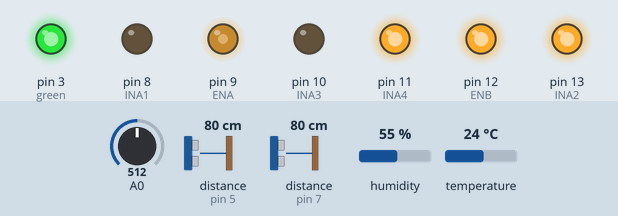
A sketch run on a simulated Arduino Uno, built with avr-gcc and run on an emulated ATmega328P. On the bench: output pins drawn as LEDs (lit = HIGH). Wiring (inferred from the names in the program): 2 × ultrasonic range finder: trigger pin 4, echo pin 5 / trigger pin 6, echo pin 7. Dashed ring = blinking. Inputs (shaded band) come from the test bench; at power-on: distance to the obstacle (sensors on pin 7, pin 5) 80 cm, A0 = 512, humidity 55 %, temperature 24 °C. The echo pulse lasts 58.3 µs per cm; pins used as bus, display or sensor lines are not drawn; what the sketch prints to the serial monitor is not drawn.

Above: at 1.2 s.
1.3 s: distance to the obstacle (sensor on pin 7) set to 23 cm
2.8 s: distance to the obstacle (sensor on pin 7) set to 19 cm
At 3.5 s:
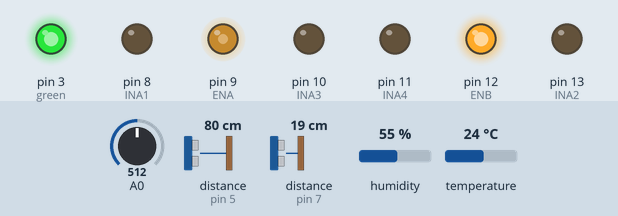
At 4.6 s:
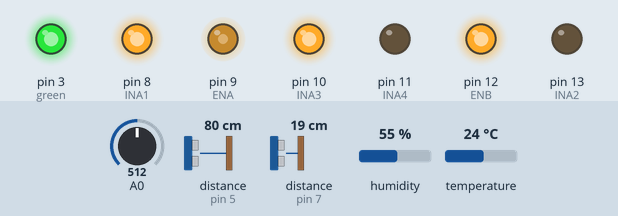
5.8 s: distance to the obstacle (sensor on pin 5) set to 24 cm
11.8 s: distance to the obstacle (sensor on pin 5) set to 19 cm
At 14.1 s:
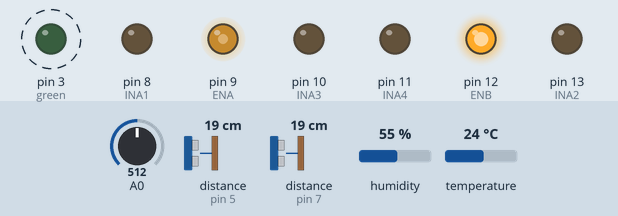
Timing chart, 0 to 18.8 s (numbered marks = the images above; inputs shaded):
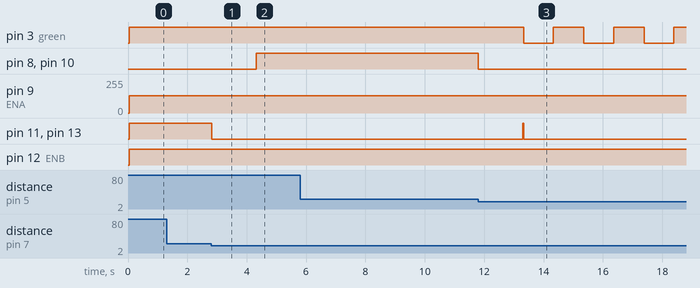

Measured:
- the behaviour switches between 22 and 21 cm on distance to the obstacle (sensor on pin 7) (found by bisection; images 0 and 1)
- the behaviour switches between 22 and 21 cm on distance to the obstacle (sensor on pin 5) (found by bisection; images 2 and 3)
- after the input at 1.3 s, every drawn part: stays the same
- after the input at 2.8 s, pin 8 (INA1), pin 10 (INA3): LOW → HIGH after 1.5 s; pin 11 (INA4), pin 13 (INA2): HIGH → LOW at once
- after the input at 5.8 s, every drawn part: stays the same
- after the input at 11.8 s, pin 3 (green): alternates HIGH for 1.0 s and LOW for 1.0 s, starting after 1.5 s; pin 8 (INA1), pin 10 (INA3): HIGH → LOW at once; pin 11 (INA4), pin 13 (INA2): LOW → HIGH after 1.5 s, → LOW 0.03 s later

The sketch:

smart.ino
```cpp
#include <DHT.h>
#include <DHT_U.h>


#define INA1 8
#define INA2 13
#define INA3 10
#define INA4 11
#define ENA 9
#define ENB 12
#define front_TRIG 6 //TRIG 핀 설정 (초음파 보내는 핀)
#define front_ECHO 7 //ECHO 핀 설정 (초음파 받는 핀)
#define back_TRIG 4 //TRIG 핀 설정 (초음파 보내는 핀)
#define back_ECHO 5 //ECHO 핀 설정 (초음파 받는 핀)
#define green 3

int dis_front;
int dis_back;
int jodo=0;
int readValue;
int flag = 0;
int start = 0;
int jodo_s,jodo_b;
int PIN = A1; // A0에 센서연결
DHT dht(PIN, DHT11);
void setup()
{
  Serial.begin(9600);
  dht.begin(); //센서 준비
  pinMode(ENA, OUTPUT);
  pinMode(INA1, OUTPUT);
  pinMode(INA2, OUTPUT);
  pinMode(ENB, OUTPUT);
  pinMode(INA3, OUTPUT);
  pinMode(INA4, OUTPUT);

  pinMode(front_TRIG, OUTPUT);
  pinMode(front_ECHO, INPUT);
  pinMode(back_TRIG, OUTPUT);
  pinMode(back_ECHO, INPUT);

  pinMode(green,OUTPUT);

}
void humimi()
{
  float temp = dht.readTemperature(); //temp에 온도값 저장
  float humi = dht.readHumidity(); //humi에 습도값 저장
  Serial.print(temp);
  Serial.print(", ");
  Serial.println(humi);
}
int cho_front()
{
  long duration, distance;
  digitalWrite(front_TRIG, LOW);
  delayMicroseconds(2);
  digitalWrite(front_TRIG, HIGH);
  delayMicroseconds(10);
  digitalWrite(front_TRIG, LOW);
  duration = pulseIn (front_ECHO, HIGH);
  distance = duration * 17 / 1000;
  return distance;
}
int cho_back()
{
  long duration2, distance2;
  digitalWrite(back_TRIG, LOW);
  delayMicroseconds(2);
  digitalWrite(back_TRIG, HIGH);
  delayMicroseconds(10);
  digitalWrite(back_TRIG, LOW);
  duration2 = pulseIn (back_ECHO, HIGH);
  distance2 = duration2 * 17 / 1000;
  return distance2;
}
void straight()//전진
{
  digitalWrite(INA1, LOW);
  digitalWrite(INA2, HIGH);
  analogWrite(ENA, 128);
  digitalWrite(INA3, LOW);
  digitalWrite(INA4, HIGH);
  analogWrite(ENB, 128);
}
void back()
{
  digitalWrite(INA1, HIGH);
  digitalWrite(INA2, LOW);
  analogWrite(ENA, 128);
  digitalWrite(INA3, HIGH);
  digitalWrite(INA4, LOW);
  analogWrite(ENB, 128);
}
void stopp()
{
  digitalWrite(INA1, LOW);
  digitalWrite(INA2, LOW);
  digitalWrite(INA3, LOW);
  digitalWrite(INA4, LOW);
}
void loop()
{
  humimi();
      dis_front = cho_front();       //거리 cm
    dis_back = cho_back();
    readValue = analogRead(A0); //조도 값
  if(flag == 0)               //베란다 순찰
  {
    if(jodo<readValue){jodo=readValue;}//이전값이 지금값보다 작으면 값 저장
    if(start == 0){straight();start = 1;digitalWrite(green,HIGH);}
    if((dis_front <= 20)&&(start==1))
    { stopp();
      start=2;
      delay(1500);
      back();
    }
    else if((dis_back<=20)&&(start==2))
    {
      stopp();flag = 1;start=3;
      jodo_s = jodo-50;
      jodo_b = jodo+50;
      delay(1500);
      straight();
    }
  }
  else if(flag == 1)
  {
    readValue = analogRead(A0);
    if((readValue>=jodo_s)&&(readValue<jodo_b))
    {
      stopp();
      flag=2;
    }
    else if(dis_front <= 20)
    {
      stopp();
      flag=2;
      }
  }
  else if(flag==2)
  {
      digitalWrite(green,LOW);
      delay(1000);
      digitalWrite(green,HIGH);
      delay(1000);
  }
  else;
}
```
